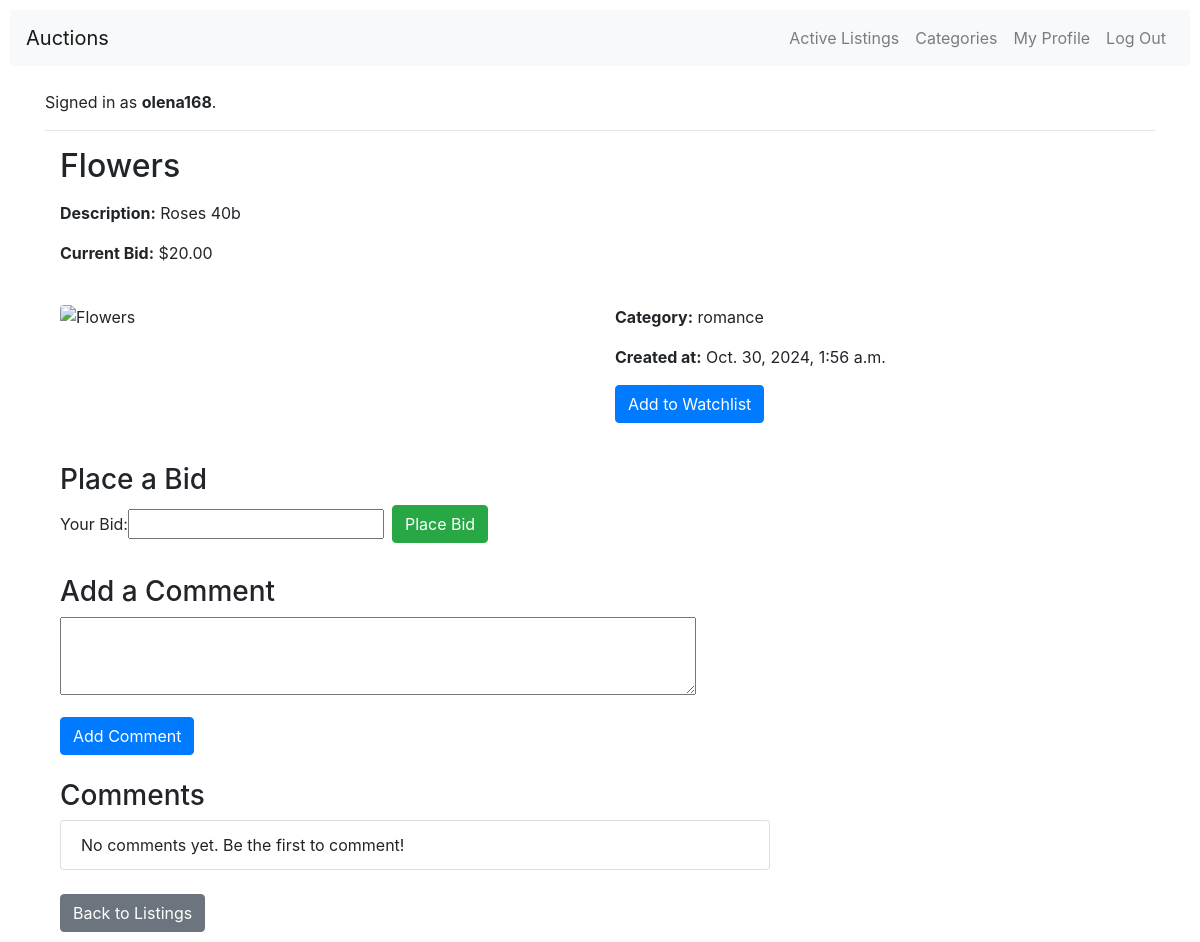
Page /listing/6/ (signed in) on the earlier database version.
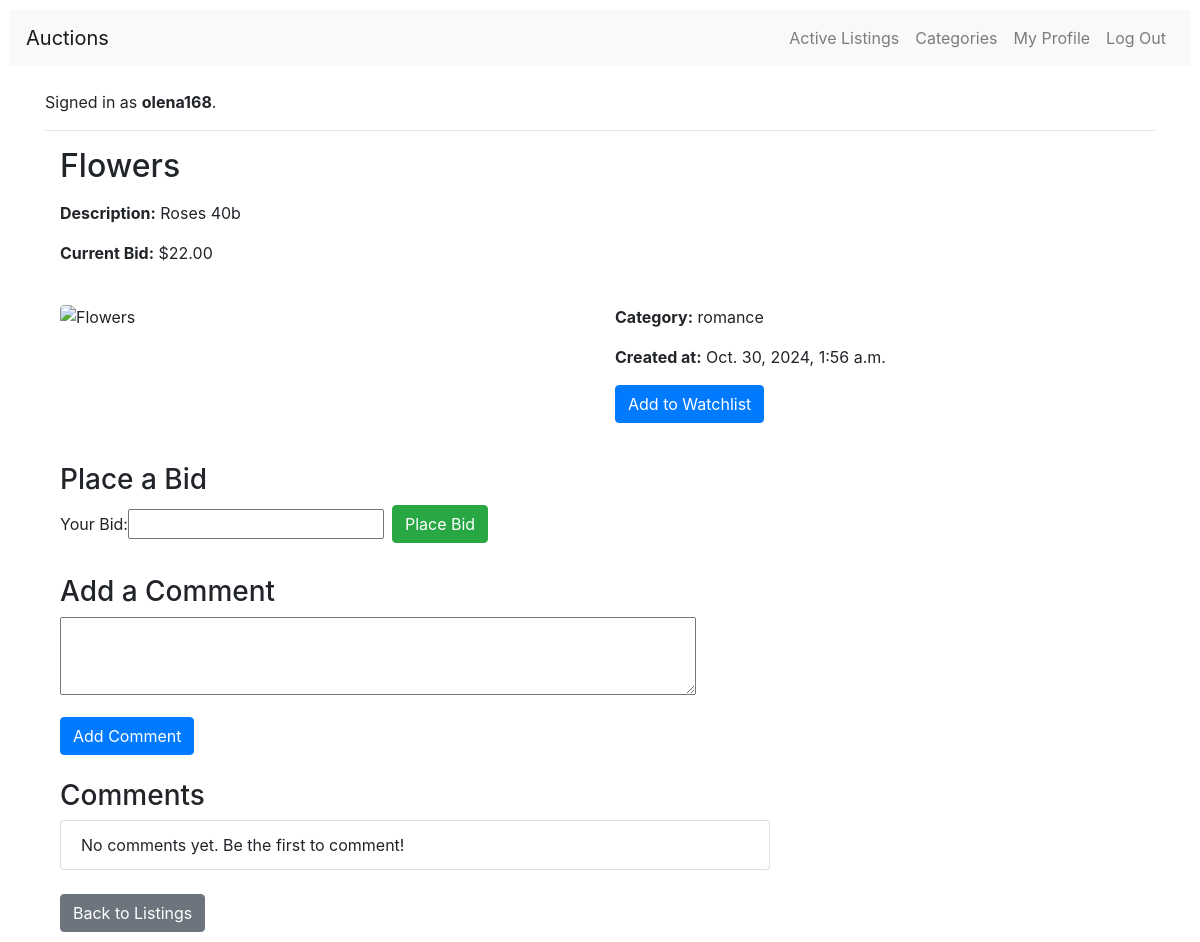
Same page on the later database version.
### auctions/models.py (models this page shows, shortened)
class Bid(models.Model):
    listing = models.ForeignKey(
        Listing, on_delete=models.CASCADE, related_name="bids")
    bid_amount = models.DecimalField(
        max_digits=10, decimal_places=2)
    bidder = models.ForeignKey(User, on_delete=models.CASCADE)
    bid_time = models.DateTimeField(auto_now_add=True)

### auctions/views.py (the view, shortened to what this page needs)
# urls.py: path("listing/<int:id>/", views.listing_detail, name="listing"),
def listing_detail(request, id):
    listing = get_object_or_404(Listing, id=id)
    is_in_watchlist = False
    current_bid = listing.starting_bid
    is_winner = False
    comments = listing.comments.all()
    if listing.bids.exists():
        current_bid = listing.bids.latest('bid_time').bid_amount
    if request.user.is_authenticated:
        is_in_watchlist = listing in request.user.watchlist.all()
        if not listing.is_active:
            highest_bid = listing.bids.order_by('-bid_amount').first()
            if highest_bid and highest_bid.bidder == request.user:
                is_winner = True
    if request.method == "POST" and 'place_bid' in request.POST:
        form = BidForm(request.POST)
        comment_form = CommentForm()
        if form.is_valid():
            bid_amount = form.cleaned_data['bid_amount']
            if bid_amount < listing.starting_bid:
                messages.error(
                    request, "Bid must be at least as large as the starting bid.")
            elif listing.bids.exists() and bid_amount <= listing.bids.latest('bid_time').bid_amount:
                messages.error(
                    request, "Bid must be greater than the current highest bid.")
            else:
                bid = form.save(commit=False)
                bid.listing = listing
                bid.bidder = request.user
                bid.save()
                listing.current_price = bid_amount
                listing.save()
                messages.success(request, "Your bid was successfully placed!")
                return redirect('listing', id=listing.id)
    else:
        form = BidForm()
        comment_form = CommentForm()
    return render(request, 'auctions/listing_detail.html', {
        'listing': listing,
        'is_in_watchlist': is_in_watchlist,
        'form': form,
        'current_bid': current_bid,
        'is_winner': is_winner,
        'comments': comments,
        'comment_form': comment_form,
    })

### auctions/form.py
class BidForm(forms.ModelForm):
    class Meta:
        model = Bid
        fields = ['bid_amount']
        labels = {
            'bid_amount': 'Your Bid',
        }

class CommentForm(forms.ModelForm):
    class Meta:
        model = Comment
        fields = ['content']
        widgets = {
            'content': forms.Textarea(attrs={'rows': 3, 'cols': 60}),
        }
        labels = {
            'content': '',
        }

### auctions/templates/auctions/listing_detail.html (shortened to what this page needs)
{% extends "auctions/layout.html" %}
{% block body %}
<div class="container">
    <div class="row mb-4">
        <div class="col-md-12">
            <h2 class="mb-3">{{ listing.title }}</h2>
            <p><strong>Description:</strong> {{ listing.description }}</p>
            <p><strong>Current Bid:</strong> ${{ current_bid }}</p>
        </div>
    </div>
    <div class="row mb-4">
        <div class="col-md-6">
            {% if listing.image_url %}
                <img src="{{ listing.image_url }}" alt="{{ listing.title }}" class="img-fluid rounded mb-3">
            {% endif %}
        </div>
        <div class="col-md-6">
            <p><strong>Category:</strong> {{ listing.category }}</p>
            <p><strong>Created at:</strong> {{ listing.created_at }}</p>
            {% if user.is_authenticated and listing.is_active %}
                {% if is_in_watchlist %}
                    <a href="{% url 'remove_from_watchlist' listing.id %}" class="btn btn-danger mb-3">Remove from Watchlist</a>
                {% else %}
                    <a href="{% url 'add_to_watchlist' listing.id %}" class="btn btn-primary mb-3">Add to Watchlist</a>
                {% endif %}
            {% endif %}
        </div>
    </div>
    {% if user.is_authenticated and listing.is_active %}
        <div class="row mb-4">
            <div class="col-md-6">
                <h3>Place a Bid</h3>
                <form method="POST" class="form-inline">
                    <div class="form-group mb-2 mr-2">
                        {{ form.bid_amount.label_tag }}
                        {{ form.bid_amount }}
                    </div>
                    <button type="submit" class="btn btn-success mb-2" name="place_bid">Place Bid</button>
                </form>
            </div>
        </div>
    {% endif %}
    {% if user.is_authenticated %}
        <div class="row mb-4">
            <div class="col-md-8">
                <h3>Add a Comment</h3>
                <form method="POST">
                    {{ comment_form.as_p }}
                    <button type="submit" class="btn btn-primary" name="add_comment">Add Comment</button>
                </form>
            </div>
        </div>
    {% else %}
        <p><a href="{% url 'login' %}">Log in</a> to place a bid or add a comment.</p>
    {% endif %}
    <div class="row mb-4">
        <div class="col-md-8">
            <h3>Comments</h3>
            <ul class="list-group">
                {% for comment in comments %}
                    <li class="list-group-item">
                        <strong>{{ comment.user.username }}</strong>: {{ comment.content }} <br>
                        <small class="text-muted">Posted on {{ comment.created_at }}</small>
                    </li>
                {% empty %}
                    <li class="list-group-item">No comments yet. Be the first to comment!</li>
                {% endfor %}
            </ul>
        </div>
    </div>
    <div class="row">
        <div class="col-md-12">
            <a href="{% url 'index' %}" class="btn btn-secondary">Back to Listings</a>
        </div>
    </div>
</div>
{% endblock %}

Differences in the rows shown:
no longer on this page (row unchanged): Bid: bid_amount "20.00"
added Bid: bid_amount "22.00"
